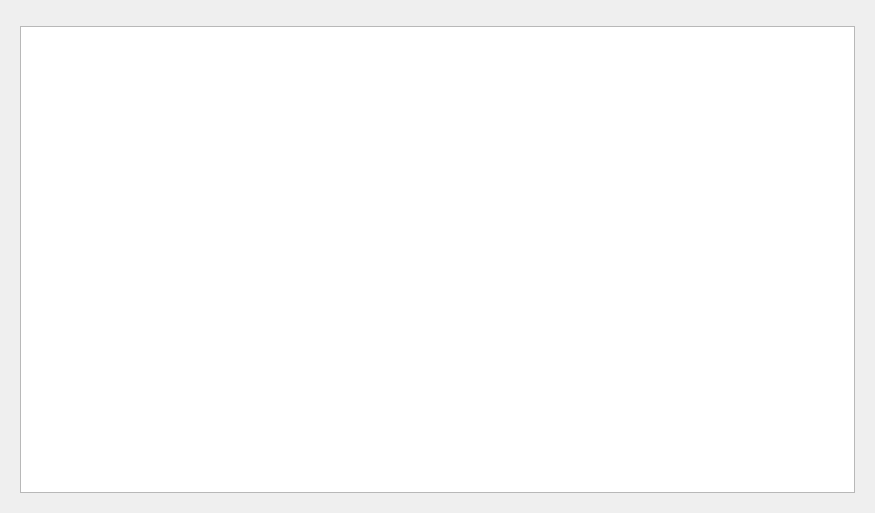
<?xml version="1.0" encoding="UTF-8"?>
<ui version="4.0">
 <class>WhatsHotWidget</class>
 <widget class="QWidget" name="WhatsHotWidget">
  <property name="geometry">
   <rect>
    <x>0</x>
    <y>0</y>
    <width>875</width>
    <height>513</height>
   </rect>
  </property>
  <layout class="QVBoxLayout" name="verticalLayout_2">
   <item>
    <widget class="Tomahawk::Breadcrumb" name="breadCrumbLeft" native="true"/>
   </item>
   <item>
    <widget class="QStackedWidget" name="stackLeft">
     <widget class="QWidget" name="page">
      <layout class="QHBoxLayout" name="horizontalLayout_2">
       <item>
        <widget class="PlaylistView" name="tracksViewLeft">
         <property name="minimumSize">
          <size>
           <width>320</width>
           <height>0</height>
          </size>
         </property>
        </widget>
       </item>
      </layout>
     </widget>
     <widget class="QWidget" name="page1">
      <layout class="QHBoxLayout" name="horizontalLayout">
       <item>
        <widget class="ArtistView" name="artistsViewLeft">
         <property name="minimumSize">
          <size>
           <width>320</width>
           <height>0</height>
          </size>
         </property>
        </widget>
       </item>
      </layout>
     </widget>
     <widget class="QWidget" name="page2">
      <layout class="QVBoxLayout" name="verticalLayout">
       <item>
        <widget class="AlbumView" name="albumsView">
         <property name="dragEnabled">
          <bool>true</bool>
         </property>
         <property name="selectionMode">
          <enum>QAbstractItemView::ExtendedSelection</enum>
         </property>
        </widget>
       </item>
      </layout>
     </widget>
    </widget>
   </item>
  </layout>
 </widget>
 <customwidgets>
  <customwidget>
   <class>AlbumView</class>
   <extends>QListView</extends>
   <header location="global">playlist/albumview.h</header>
  </customwidget>
  <customwidget>
   <class>ArtistView</class>
   <extends>QTreeView</extends>
   <header>artistview.h</header>
  </customwidget>
  <customwidget>
   <class>PlaylistView</class>
   <extends>QTreeView</extends>
   <header>playlist/playlistview.h</header>
  </customwidget>
  <customwidget>
   <class>Tomahawk::Breadcrumb</class>
   <extends>QWidget</extends>
   <header>widgets/Breadcrumb.h</header>
   <container>1</container>
  </customwidget>
 </customwidgets>
 <resources/>
 <connections/>
</ui>
